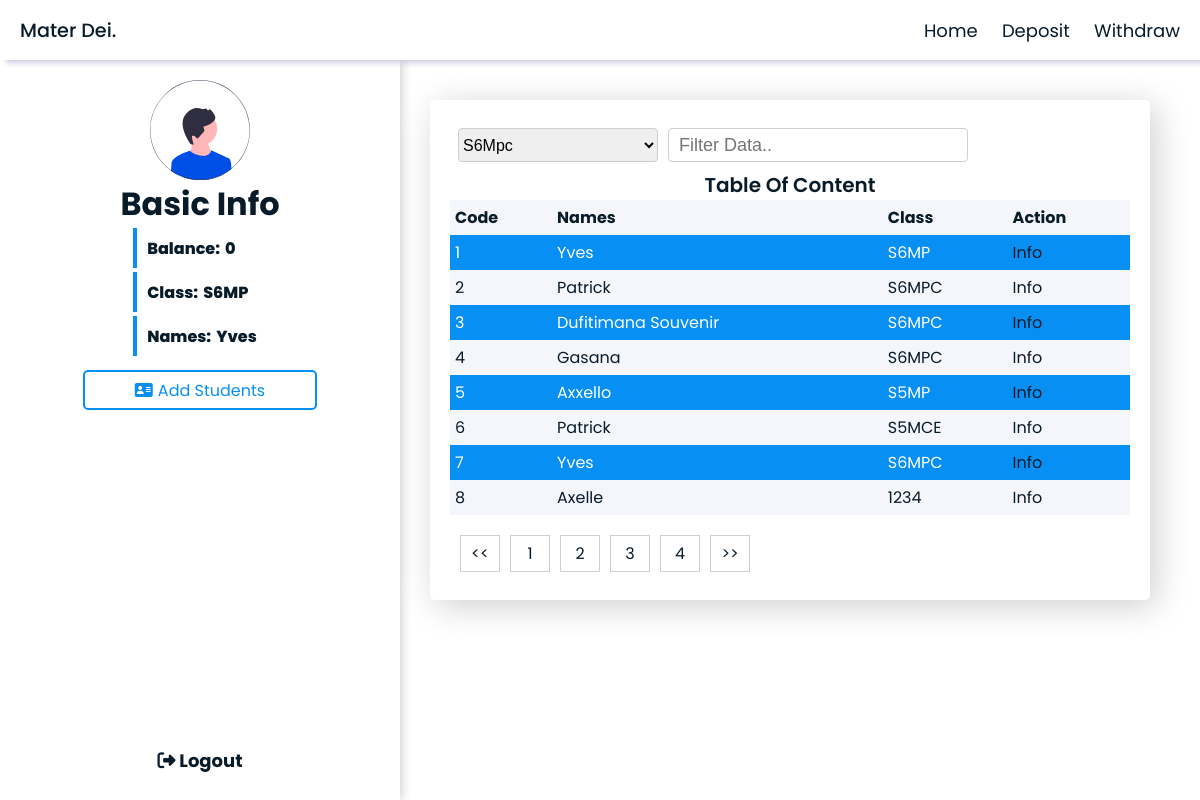
Page /Admin/index.php (signed in) on the committed database.
### tables this page shows
CREATE TABLE `students` (
  `id` int(11) NOT NULL,
  `card_id` varchar(255) NOT NULL DEFAULT 'Ntayo',
  `balance` int(10) NOT NULL DEFAULT 0,
  `class` varchar(10) NOT NULL,
  `names` varchar(255) NOT NULL,
  `password` varchar(255) NOT NULL,
  `gender` enum('Male','Female') NOT NULL
);

### Admin/index.php (the view, shortened to what this page needs)
<?php
include_once "../Assets/Php/database.php";
if (!isset($_GET['data'])) {
    $code = 1;
}
else{
 $code = $_GET['data'];
}
?>
<!DOCTYPE html>
<html lang="en">
<head>
    <link rel="stylesheet" href="https://cdnjs.cloudflare.com/ajax/libs/font-awesome/6.4.2/css/all.min.css" />
    <link rel="stylesheet" href="../Css/datastyle.css">
    <link rel="stylesheet" href="../Css/main.css">
</head>
<body>
    <div class="navbar" id="navbar">
        <div class="logo" id="logo">Mater Dei.</div>
        <nav id="nav">
            <a href="./index.html">Home</a>
            <a href="#" onclick="Popup1()">Deposit</a>
            <a href="#" onclick="Popup()">Withdraw</a>
        </nav>
    </div>
    <div class="main">
        <div class="panel">
            <div class="history">
                <div class="image"><img src="../Assets/Images/Male_Avatar.svg" alt=""></div>
                <h1>Basic Info</h1>
                <ul>
                    <?php
                    $sql0 = "SELECT * FROM students WHERE id = {$code}";
                    $query0 = mysqli_query($conn, $sql0);
                    if (mysqli_num_rows($query0) > 0) {
                        $row0 = mysqli_fetch_assoc($query0);
                    }
                    ?>
                    <li>Balance: <span style="padding-left:5px;"> <?php echo $row0['balance'];?></span></li>
                    <li>Class: <span style="padding-left:5px;"> <?php echo $row0['class'];?></span></li>
                    <li>Names: <span style="padding-left:5px;"> <?php echo $row0['names'];?></span></li>
                </ul>
                <a href="./Register.php" class="second"><i class="fa-solid fa-address-card"></i> Add Students</a>
            </div>
            <div class="logout"><a href="../Assets/Php/logout.php"><i class="fa-solid fa-right-from-bracket"></i> Logout</a></div>
        </div>
        <div class="frame-yves">
            <div class="tooltip">
                <div class="tool">
                    <select name="data" id="data">
                        <option value="S6Mpc">S6Mpc</option>
                    </select>
                    <input type="search" name="search" id="" placeholder="Filter Data..">
                </div>
<div class="holder">
    <table class="yvestable">
        <caption>Table Of Content</caption>
        <tr>
            <th>Code</th>
            <th>Names</th>
            <th>Class</th>
            <th>Action</th>
        </tr>
<?php
if(isset($_GET['page'])){
    $page = $_GET['page'];
}
else{
    $page = 1;
}
$num = 8*($page - 1);
$numpp = 8;
$sql = "SELECT * FROM students ORDER BY id LIMIT ".$num.",".$numpp;
$query = mysqli_query($conn,$sql);
$total = mysqli_num_rows($query);
$numPage = ceil($total/$numpp);
if ($total > 0) {
    while ($row = mysqli_fetch_assoc($query)) {
        echo "
        <tr>
        <td>".$row['id']."</td>
        <td>".$row['names']."</td>
        <td>".$row['class']."</td>
        <td><a href='./?data=".$row['id']."' class='btn00'>Info</a></td>
        </tr>";
    }
}
?>
    </table>
</div>
                <div class="footer">
                    <?php $back = $page; ?>
                    <a class="left" href="./?page=<?php $back--;if($back > 0){echo $back;}else{$back=$numPage;echo $back;} ?>"><<</a>
                    <a class="number" href="./?page=1">1</a>
                    <a class="number" href="./?page=2">2</a>
                    <a class="number" href="./?page=3">3</a>
                    <a class="number" href="./?page=4">4</a>
                    <a class="right" href="./?page=<?php echo ++$page; ?>">>></a>
                </div>
            </div>
        </div>
    </div>
</body>
</html>

### Css/datastyle.css (style rules this page uses)
body { color: rgb(0, 2, 4); }
.second { width: 65%; margin-top: 10px; display: flex; justify-content: center; align-items: center; gap: 5px; font-weight: 400; transition: .8s ease; border-radius: 5px; height: 40px; border: 2px solid #078ff3; color: #078ff3; }
.main { width: 100%; height: 100vh; display: grid; grid-template-columns: 400px calc(100% - 400px); }
.panel { height: 100%; display: grid; grid-template-rows: 90% 10%; box-shadow: 2px 0 10px #cfcfcf; }
.panel .history { margin-top: 60px; padding: 20px; display: flex; flex-direction: column; align-items: center; }
.history .image { width: 100px; height: 100px; }
.history ul { list-style: none; font-weight: 800; color: #081b29; }
.history ul li { border-left: 4px solid #078ff3; height: 40px; padding: 10px; margin-bottom: 4px; display: flex; align-items: center; }
.logout { width: 100%; display: flex; justify-content: center; align-items: center; font-size: 18px; font-weight: 700; }
.logout a { transition: .6s ease; }
.image img { width: 100%; height: 100%; }
.frame-yves { height: 100%; }
.tooltip { position: relative; margin-top: 100px; margin-left: 30px; width: 90%; height: 500px; padding: 20px; box-shadow: 6px 6px 34px #cfcfcf; border-radius: 5px; }
caption { color: #081b29; font-size: 20px; font-weight: 600; }
.yvestable { width: 100%; border-collapse: collapse; border: none; text-align: left; }
.yvestable tr:nth-child(even) { background: #078ff3; color: #fff; }
.yvestable tr:nth-child(odd) { background: #f5f5fc; color: #081b29; }
.yvestable tr th,td { padding: 5px; }
.tooltip .tool { width: 100%; height: 50px; display: flex; text-align: center; padding: 8px; }
.tool input { width: 300px; border: 1px solid#cfcfcf; margin-left: 10px; border-radius: 4px; color: #081b29; padding: 10px; font-size: 18px; outline: none; }
.tool select { width: 200px; border: 1px solid #cfcfcf; outline: none; border-radius: 4px; font-size: 16px; }
select option { height: 35px; color: #081b29; }
.tooltip .footer { display: flex; margin-top: 20px; }
.footer a { margin-left: 10px; }
.left,.right,.number { display: flex; width: 40px; justify-content: center; align-items: center; padding: 5px; border: 1px solid #cfcfcf; }

### Css/main.css (style rules this page uses)
* { margin: 0; padding: 0; box-sizing: border-box; }
a { text-decoration: none; color: #081b29; }
body { font-family: 'Poppins', sans-serif; }
.navbar { position: fixed; background: #fff; width: 100%; height: 60px; z-index: 1; display: flex; box-shadow: 6px 3px 5px #cccce5f5; flex-direction: row; align-items: center; justify-content: space-between; }
.logo { font-size: 1.2rem; font-weight: 500; color: #081b29; margin-left: 20px; }
nav a { margin-right: 20px; transition: .4s; position: relative; color: #081b29; font-size: 18px; }
nav a::before { position: absolute; content: ''; width: 0; top: 0; left: 0; height: 100%; padding-bottom: 3px; transition: .4s; border-bottom: 1.2px solid #0050e7; }
h1,h2 { color:#081b29; }

### rows in the picture
students: balance "0", class "S6MP", names "Yves", id "1"
students: id "2", names "Patrick", class "S6MPC"
students: id "3", names "Dufitimana Souvenir", class "S6MPC"
students: id "4", names "Gasana", class "S6MPC"
students: id "5", names "Axxello", class "S5MP"
students: id "6", names "Patrick", class "S5MCE"
students: id "7", names "Yves", class "S6MPC"
students: id "8", names "Axelle", class "1234"
